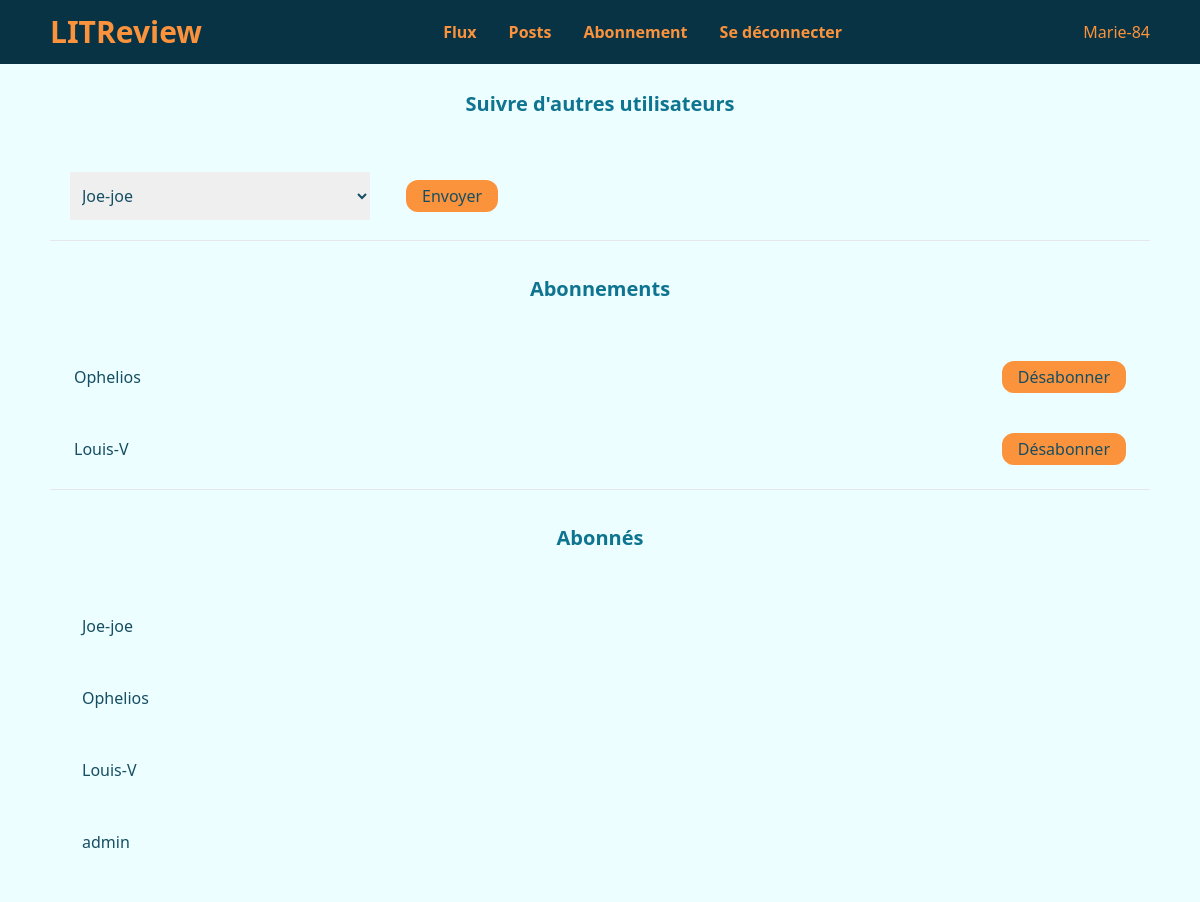
Page /review/follows/ (signed in) on the earlier database version.
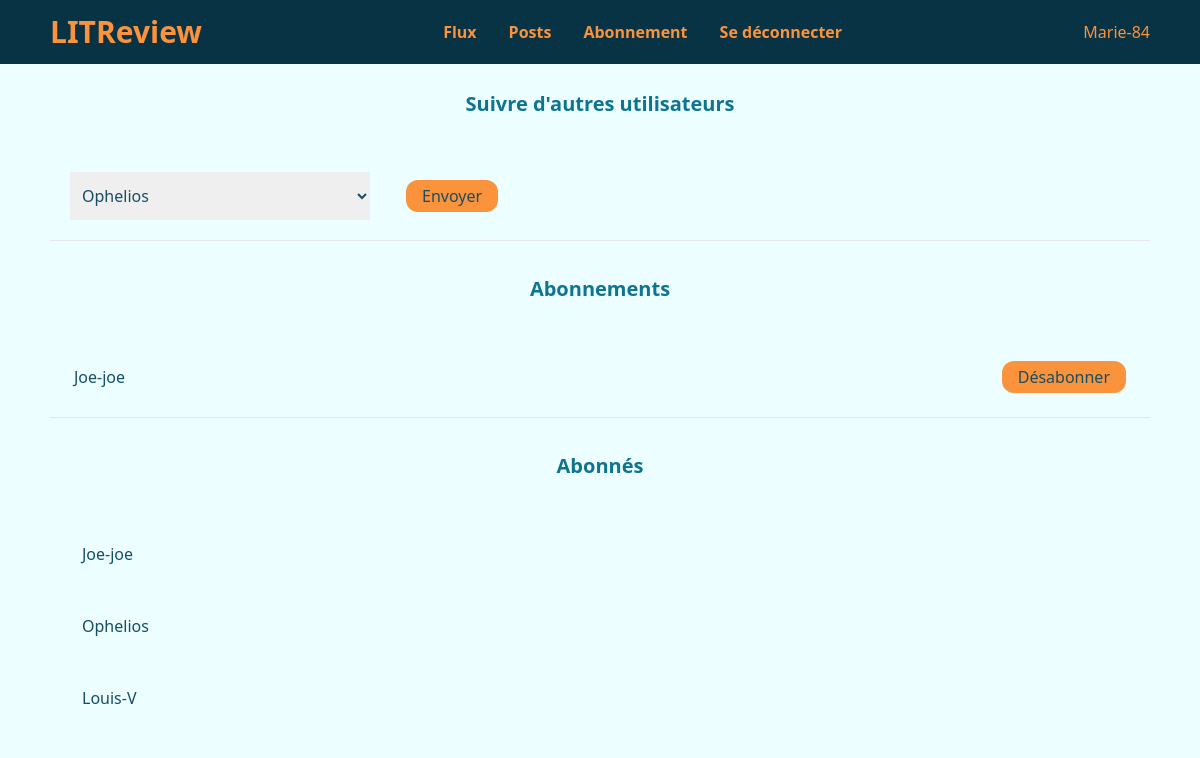
Same page on the later database version.
### authentication/models.py (models this page shows, shortened)
class User(AbstractBaseUser, PermissionsMixin):
    username = models.CharField(max_length=20, unique=True)
    is_active = models.BooleanField(default=True)
    is_superuser = models.BooleanField(default=False)
    is_staff = models.BooleanField(default=False)
    date_joined = models.DateTimeField(default=timezone.now)
    last_login = models.DateTimeField(blank=True, null=True)
    objects = CustomUserManager()
    USERNAME_FIELD = 'username'
    REQUIRED_FIELDS = []

### review/models.py (models this page shows)
class UserFollows(models.Model):
    user = models.ForeignKey(
        to=settings.AUTH_USER_MODEL,
        on_delete=models.CASCADE,
        related_name='follower')
    followed_user = models.ForeignKey(
        to=settings.AUTH_USER_MODEL,
        on_delete=models.CASCADE,
        related_name='follow_user')
    class Meta:
        unique_together = ('user', 'followed_user', )
    @classmethod
    def get_followers(cls, user_pk):
        return cls.objects.all().filter(followed_user=user_pk)
    @classmethod
    def get_users_followed(cls, user_pk):
        return cls.objects.all().filter(user=user_pk)

### review/views.py (the view, shortened to what this page needs)
# urls.py: path('follows/', views.FollowView.as_view(), name='follows'),
class FollowView(LoginRequiredMixin, View):
    template = 'review/follows.html'
    follow_form_class = forms.FollowForm
    follow_class = models.UserFollows
    def get(self, request):
        form = self.follow_form_class()
        no_following = User.objects.exclude(
            Q(follow_user__user=request.user) |
            Q(pk=request.user.pk) |
            Q(is_superuser=True)
            )
        form.fields['followed_user'].queryset = no_following
        return render(request, self.template, context=self._get_follow_context(request, form))
    def _get_follow_context(self, request, form):
        return {
            'form': form,
            'followers': self.follow_class.get_followers(request.user),
            'followed': self.follow_class.get_users_followed(request.user)
        }

### review/forms.py
class FollowForm(forms.ModelForm):
    class Meta:
        model = models.UserFollows
        fields = ['followed_user',]
    def __init__(self, *args, **kwargs):
        super().__init__(*args, **kwargs)
        self.fields['followed_user'].empty_label = None

### review/templates/review/follows.html (shortened to what this page needs)
{% extends 'base.html' %}
{% block content %}
    <div class="w-full">
        <h2 class="flex items-center justify-center h-24">Suivre d'autres utilisateurs</h2>
        <form method="post" class="label-none flex items-center m-4">
            {{ form }}
            <button type="submit" class="btn px-4 py-1 ml-8">Envoyer</button>
        </form>
        <hr>
        <h2 class="flex items-center justify-center h-24">Abonnements</h2>
        <ul class="flex flex-col justify-around items-center gap-2 p-2">
            {% for follow in followed %}
                <li class="card-light flex justify-between items-center w-full p-4 h-16">
                    <p>{{ follow.followed_user }}</p>
                    <a href="{% url 'unfollow' id=follow.followed_user.pk %}" class="btn px-4 py-1">Désabonner</a>
                </li>
            {% endfor %}
        </ul>
        <hr>
        <h2 class="flex items-center justify-center h-24">Abonnés</h2>
        <ul class="flex flex-col justify-around items-center gap-2 p-2">
            {% for follower in followers %}
                <li class="card-light flex justify-between items-center w-full p-4 h-16">
                    <p class="p-2">{{ follower.user }}</p>
                </li>
            {% endfor %}
        </ul>
    </div>
{% endblock %}

### templates/base.html (shortened to what this page needs)
<!DOCTYPE html>
<html lang="en">
<head>
    <link rel="stylesheet" href="/static/css/output.css">
</head>
<body class="bg-cyan-50">
    <div class="relative">
        <nav class="flex justify-center fixed top-0 left-0 right-0  h-16 bg-cyan-950 w-full" >
            <div class="nav-text flex justify-between items-center xl:w-2/3 lg:w-11/12">
                <h1>LITReview</h1>
                {% if user.is_authenticated %}
                <ul class="flex gap-4">
                    <li>
                        <a href="{% url 'flux' %}" class="nav-hover px-2 font-bold">Flux</a>
                    </li>
                    <li>
                        <a href="{% url 'posts' %}" class="nav-hover px-2 font-bold">Posts</a>
                    </li>
                    <li>
                        <a href="{% url 'follows' %}" class="nav-hover px-2 font-bold">Abonnement</a>
                    </li>
                    <li>
                        <a href="{% url 'logout' %}" class="nav-hover px-2 font-bold">Se déconnecter</a>
                    </li>
                </ul>
                <p>{{ user }}</p>
                {% endif %}
            </div>
        </nav>
    </div>
    <section class="flex justify-center w-full mt-14 mb-6 text-cyan-900">
        <div class="flex flex-col items-center xl:w-2/3 lg:w-11/12 w-full">
            {% block content %}{% endblock %}
        </div>
    </section>
</body>
</html>

Differences in the rows shown:
removed UserFollows: followed_user "Ophelios", shown under "Abonnements"
removed UserFollows: followed_user "Louis-V", shown under "Abonnements"
removed UserFollows: user "admin", shown under "Abonnés"
added UserFollows: followed_user "Joe-joe", shown under "Abonnements"
Other differences:
form field followed_user: "Joe-joe" → "Ophelios"
